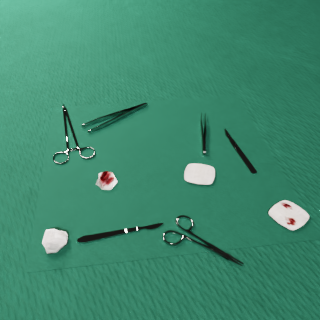
#> input picture img/rgb_0233.png, 320 x 320 px
$ python edge_detection.py ../img/rgb_0233.png
#> lines starting #> are read from the running program, lines starting #| are printed output that depends on the picture; after the words box and inside, x2 and y2 are one past the last pixel; in counts of white or black regions, pixels touching at a corner belong together
import cv2
import sys
import os

def detect_edges(image_path):
    # Read the image
#> called with image_path = '../img/rgb_0233.png'
    image = cv2.imread(image_path)
#> image is the input picture: shape (320, 320, 3); mean B, G, R 109.9, 136.7, 63.9
    if image is None:
        print("Could not read the image.")
        sys.exit()

    # Convert the image to grayscale
    gray = cv2.cvtColor(image, cv2.COLOR_BGR2GRAY)
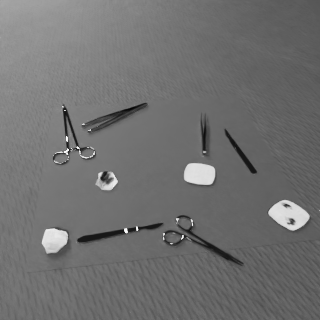
#> gray: shape (320, 320); min 4, max 254, mean 111.8

    # Use Canny edge detector
    edges = cv2.Canny(gray, threshold1=50, threshold2=200)
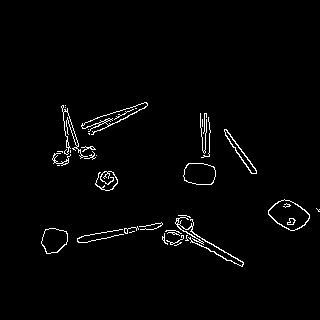
#> edges: shape (320, 320); 1.9% white in thin lines or dots, all inside (x1, y1, x2, y2) = (41, 102, 320, 267)

    # Construct the output filename by adding '_edge' before the file extension
    base, ext = os.path.splitext(image_path)
    output_path = f"{base}_edge{ext}"


    # Save the edges image
    cv2.imwrite(output_path, edges)

    # Optionally, display the edges image
    cv2.imshow('Edges', edges)
    cv2.waitKey(0)
    cv2.destroyAllWindows()

if __name__ == "__main__":
    if len(sys.argv) > 1:
        detect_edges(sys.argv[1])
    else:
        print("Please provide an image path.")
